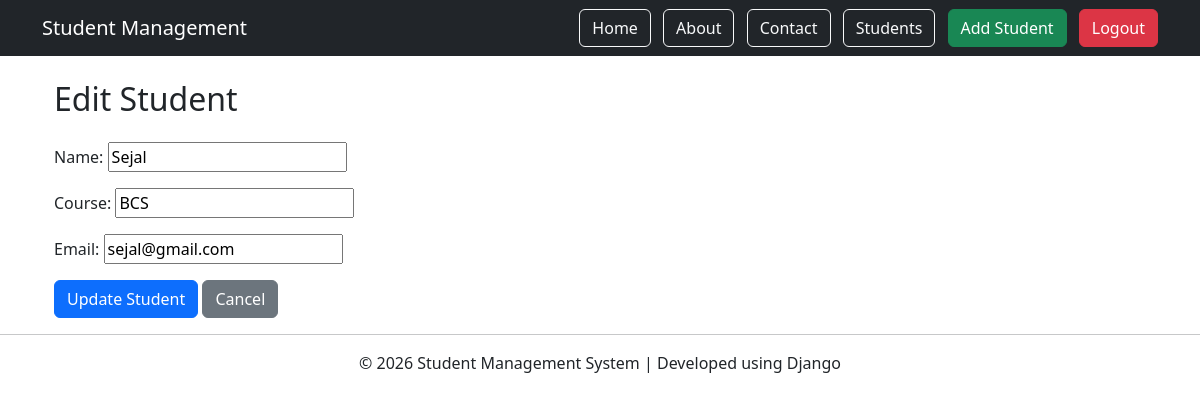
/edit-student/6/ (signed in), run on the app's committed database.
### student/models.py (models this page shows, shortened)
class Student(models.Model):
    name = models.CharField(max_length=100)
    course = models.CharField(max_length=50)
    email = models.EmailField()

### student/views.py (the view)
# urls.py: path('edit-student/<int:id>/', views.edit_student, name='edit_student'),
@login_required
def edit_student(request, id):
    student = get_object_or_404(Student, id=id)
    if request.method == "POST":
        form = StudentForm(request.POST, instance=student)
        if form.is_valid():
            form.save()
            messages.success(request, "Student updated successfully!")
            return redirect('students')
    else:
        form = StudentForm(instance=student)
    return render(request, 'student/edit_student.html', {
        'form': form
    })

### student/forms.py (shortened to what this page needs)
class StudentForm(forms.ModelForm):
    class Meta:
        model = Student
        fields = ['name', 'course', 'email']

### student/templates/student/edit_student.html (shortened to what this page needs)
{% extends 'student/base.html' %}
{% block content %}
<div class="container mt-4">
    <h2 class="mb-4">Edit Student</h2>
    <form method="POST">
        {{ form.as_p }}
        <button type="submit" class="btn btn-primary">
            Update Student
        </button>
        <a href="{% url 'students' %}" class="btn btn-secondary">
            Cancel
        </a>
    </form>
</div>
{% endblock %}

### data on the page
Student: name "Sejal", course "BCS", email "sejal@gmail.com"
